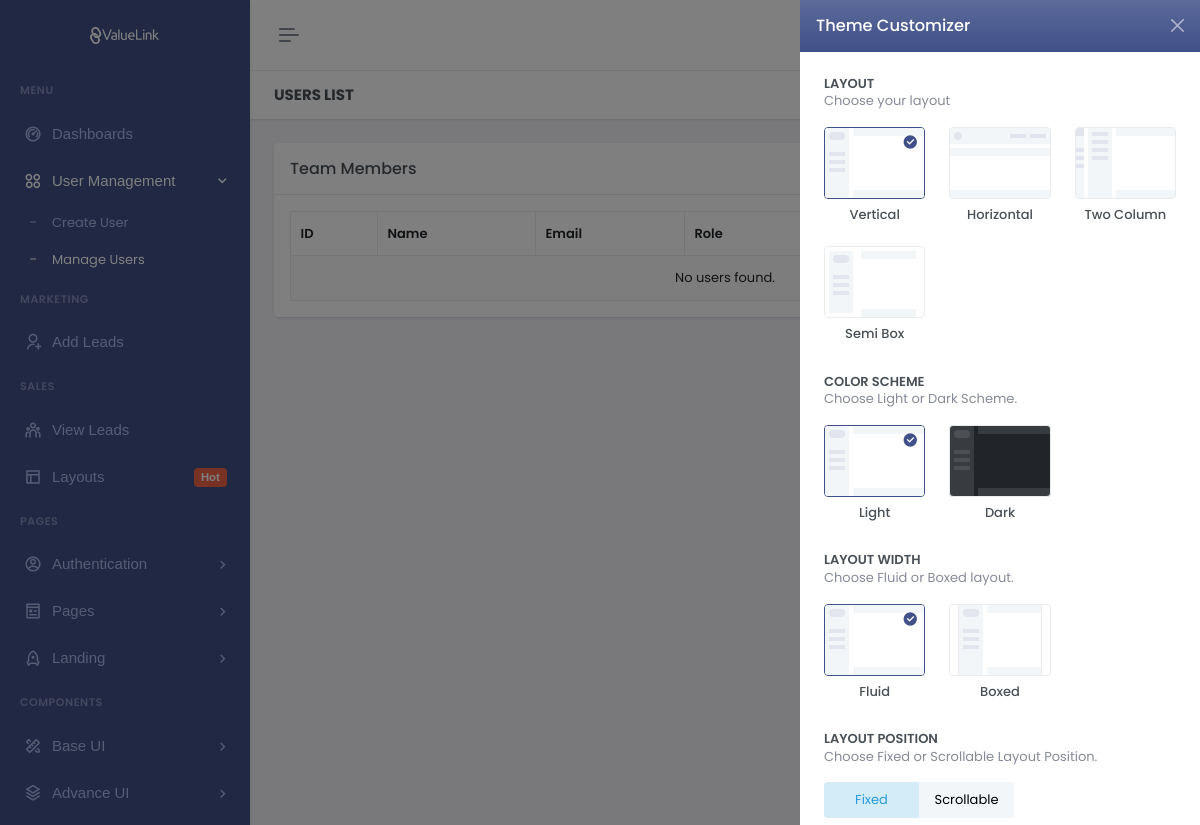
The page /users-list.php?department=marketing (signed in, upper part) on the database as committed earlier.
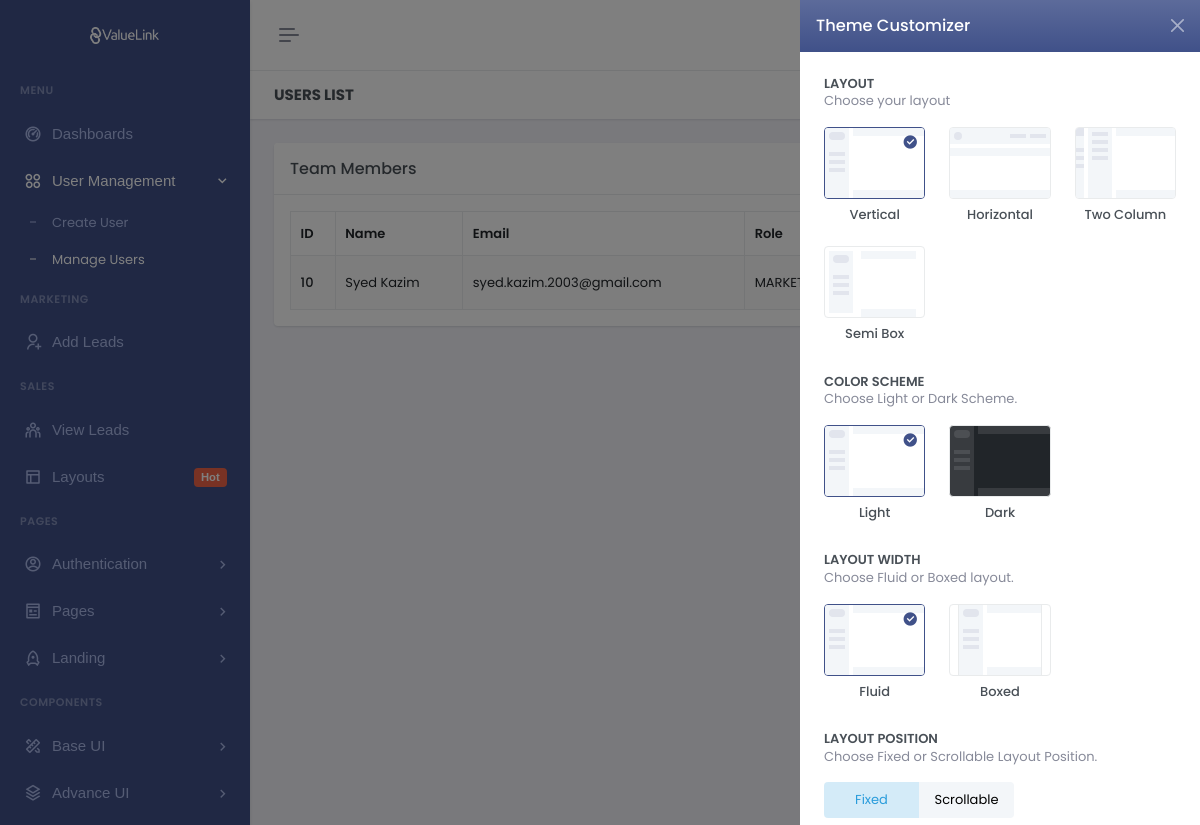
The same page on the database as committed later.
### tables this page shows
CREATE TABLE `users` (
  `id` int(11) NOT NULL,
  `name` varchar(100) NOT NULL,
  `email` varchar(150) NOT NULL,
  `password` varchar(255) NOT NULL,
  `role` enum('admin','marketing','sales') NOT NULL DEFAULT 'marketing',
  `is_active` tinyint(1) NOT NULL DEFAULT 1,
  `reset_token` varchar(255) DEFAULT NULL,
  `reset_token_expiry` datetime DEFAULT NULL,
  `created_at` datetime DEFAULT current_timestamp(),
  `updated_at` datetime DEFAULT current_timestamp() ON UPDATE current_timestamp(),
  `image` varchar(255) DEFAULT 'default.png'
);

### users-list.php (the view, shortened to what the rows shown need)
<?php
require_once 'config/db.php';
$selected_dept = isset($_GET['department']) ? $_GET['department'] : '';
$users = [];
if ($selected_dept) {
    $stmt = $pdo->prepare("SELECT * FROM users WHERE role = ? ORDER BY id DESC");
    $stmt->execute([$selected_dept]);
    $users = $stmt->fetchAll();
}
require_once 'includes/header.php';
?>
<div class="main-content">
    <div class="page-content">
        <div class="container-fluid">
            <div class="row">
                <div class="col-lg-12">
                    <div class="card">
                        <div class="card-body">
                            <?php if (empty($selected_dept)): ?>
                                <div class="text-center py-5">
                                    <div class="avatar-lg mx-auto mb-4">
                                        <div class="avatar-title bg-light text-primary rounded-circle fs-24">
                                            <i class="ri-filter-fill"></i>
                                        </div>
                                    </div>
                                    <h4>Please select a department to view list</h4>
                                </div>
                            <?php else: ?>
                                <div class="table-responsive">
                                    <table class="table table-bordered table-striped align-middle table-nowrap mb-0">
                                        <thead>
                                            <tr>
                                                <th>ID</th>
                                                <th>Name</th>
                                                <th>Email</th>
                                                <th>Role</th>
                                                <th>Status</th>
                                                <th>Actions</th>
                                            </tr>
                                        </thead>
                                        <tbody>
                                            <?php if (count($users) > 0): ?>
                                                <?php foreach ($users as $user): ?>
                                                    <tr>
                                                        <td class="fw-medium"><?php echo $user['id']; ?></td>
                                                        <td><?php echo htmlspecialchars($user['name']); ?></td>
                                                        <td><?php echo htmlspecialchars($user['email']); ?></td>
                                                        <td class="text-uppercase"><?php echo $user['role']; ?></td>
                                                        <td>
    <span id="status-badge-<?php echo $user['id']; ?>"
          class="badge <?php echo ($user['is_active'] == 1) ? 'bg-success-subtle text-success' : 'bg-danger-subtle text-danger'; ?> text-uppercase">
    </span>
</td>
<td>
    <div class="d-flex gap-2">
        <button type="button" class="btn btn-sm btn-primary edit-btn"
            data-bs-toggle="modal"
            data-bs-target="#editUserModal"
            data-id="<?php echo $user['id']; ?>"
            data-name="<?php echo htmlspecialchars($user['name']); ?>"
            data-email="<?php echo htmlspecialchars($user['email']); ?>"
            data-role="<?php echo $user['role']; ?>">
        </button>
        <button type="button"
                class="btn btn-sm toggle-btn <?php echo ($user['is_active'] == 1) ? 'btn-warning' : 'btn-success'; ?>"
                data-id="<?php echo $user['id']; ?>">
        </button>
        <a href="users-list.php?action=delete&id=<?php echo $user['id']; ?>&dept_redirect=<?php echo $selected_dept; ?>"
           class="btn btn-sm btn-danger" onclick="return confirm('Are you sure?');">
        </a>
    </div>
</td>
                                                    </tr>
                                                <?php endforeach; ?>
                                            <?php else: ?>
                                                <tr><td colspan="6" class="text-center">No users found.</td></tr>
                                            <?php endif; ?>
                                        </tbody>
                                    </table>
                                </div>
                            <?php endif; ?>
                        </div>
                    </div>
                </div>
            </div>
        </div>
    </div>
    <?php require_once 'includes/footer.php'; ?>

Rows that differ between the two databases and show on the page:
added users: id "10", name "Syed Kazim", email "syed.kazim.2003@gmail.com", role "MARKETING"
Other text that changed with them:
text no longer shown: "No users found."
